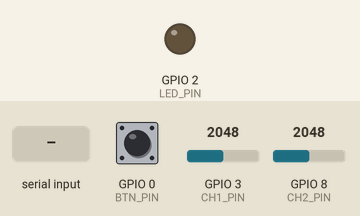
A sketch run on a simulated ESP32-S3. On the bench: output pins drawn as LEDs (lit = HIGH). Inputs (shaded band) come from the test bench; at power-on: GPIO 0 (BTN_PIN) HIGH, GPIO 3 (CH1_PIN) = 2048, GPIO 8 (CH2_PIN) = 2048 (analog values on the 0–4095 scale). What the sketch prints to the serial monitor is not drawn.

Above: at 1.3 s.
1.4 s: "90,45\n" received over Serial
2.9 s: GPIO 0 (BTN_PIN) pulled LOW for 0.15 s
At 3.3 s:
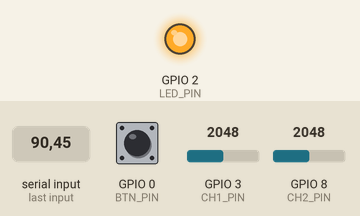
5.9 s: GPIO 0 (BTN_PIN) pulled LOW for 1 s
At 32.0 s:
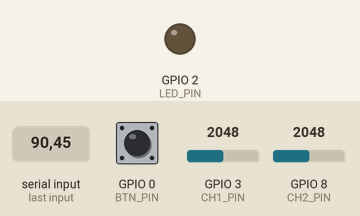
Timing chart, 0 to 32.5 s (numbered marks = the images above; inputs shaded):
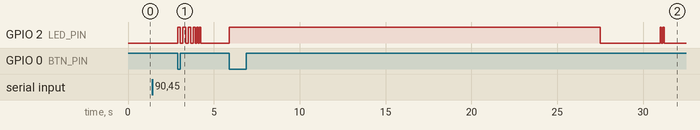

The sketch:

emg_collection.ino
```cpp
// ============================================================
//  sEMG Data Collection  —  ESP32-S3-N16R8 + 2× Muscle Sensor v3
//  RP06: sEMG-Controlled Robotic Arm (Salma Farid)
// ============================================================
//
//  Muscle Sensor v3 (Advancer Technologies) — what the sensor
//  actually outputs:
//    Each sensor is a three-lead DIFFERENTIAL sensor. It has 3
//    electrode connections (RED, BLUE, BLACK) but only ONE analog
//    output (SIG pin). Internally it performs:
//      1. Differential amplification of the two active electrodes
//      2. Bandpass filtering (passes EMG frequency content)
//      3. Full-wave rectification  →  signal is ALWAYS ≥ 0
//      4. Smoothing/integration    →  amplitude envelope
//    The SIG pin therefore outputs the rectified+smoothed EMG
//    envelope (0 V to +Vs), NOT raw bipolar EMG.
//
//  ── PIN SELECTION (ESP32-S3-N16R8 specific) ──────────────────────
//  The N16R8 variant has 8 MB of octal-SPI PSRAM. Espressif reserves
//  GPIO33–GPIO37 for the PSRAM bus (SPIIO4–SPIIO7 + SPIDQS).
//  GPIO34 and GPIO35 are NOT free — reading them gives garbage.
//
//  Use ADC1 only (GPIO1–GPIO10). ADC2 (GPIO11–GPIO20) shares hardware
//  with Wi-Fi and is unreliable. All ADC1 pins on the S3 are also
//  touch-capable, but touch does NOT interfere unless touchRead() is
//  called explicitly. GPIO3 and GPIO8 are chosen here: clear of boot
//  pins (0,2,3), USB (19,20), UART0 (43,44), and PSRAM (33–37).
//
//  WIRING — Sensor 1 (forearm EXTENSOR side, GPIO3)
//    RED   cable → electrode on forearm extensor muscle belly center
//    BLUE  cable → electrode on forearm extensor muscle belly end
//    BLACK cable → reference electrode on bony landmark (e.g. elbow)
//    SIG   pin   → voltage divider → GPIO3  (ADC1_CH3)
//    GND   pin   → ESP32-S3 GND
//    +Vs   pin   → +9 V battery positive terminal
//    -Vs   pin   → -9 V battery negative terminal
//    PWR GND pin → junction between the two 9 V batteries
//
//  WIRING — Sensor 2 (forearm FLEXOR side, GPIO8)
//    RED   cable → electrode on forearm flexor muscle belly center
//    BLUE  cable → electrode on forearm flexor muscle belly end
//    BLACK cable → reference electrode on bony landmark (wrist)
//    SIG   pin   → voltage divider → GPIO8  (ADC1_CH4)
//    GND   pin   → ESP32-S3 GND
//    +Vs / -Vs / PWR GND → same dual 9 V supply as Sensor 1
//
//  Voltage divider (each sensor's SIG):
//    Vout = Vin × 22 kΩ / (56 kΩ + 22 kΩ) = 0.282 × Vin
//    Max output: 9 V × 0.282 = 2.54 V  →  safe for 3.3 V ESP32-S3 ✓
//
//  Protocol (mirrors procedure.pptx):
//    5 cycles × 10 gestures × 6 s recording = 50 trials/participant
//    Operator advances slide deck then presses button (or sends any
//    Serial byte) to start each 6-second recording window.
//
//  Serial output (921600 baud) — CSV, one row per sample:
//    participant_id,cycle,gesture_name,gesture_id,trial,sample_idx,ch1,ch2
//    ch1 = Sensor 1 raw ADC value (0–4095), ch2 = Sensor 2
// ============================================================

#include <Arduino.h>

// ── Configuration ────────────────────────────────────────────────
static constexpr int    SAMPLE_RATE_HZ    = 2000;
static constexpr int    SAMPLE_PERIOD_US  = 1000000 / SAMPLE_RATE_HZ; // 500 µs
static constexpr int    SAMPLES_PER_TRIAL = SAMPLE_RATE_HZ * 6;       // 12 000
static constexpr int    NUM_CYCLES        = 5;
static constexpr int    NUM_GESTURES      = 10;

// ADC1 pins — GPIO3 and GPIO8 are safe on the N16R8 board
// (GPIO33–37 are reserved for the octal PSRAM; do not use them)
static constexpr int    CH1_PIN    = 3;    // ADC1_CH2 — Sensor 1 (extensor)
static constexpr int    CH2_PIN    = 8;    // ADC1_CH7 — Sensor 2 (flexor)
static constexpr int    LED_PIN    = 2;    // Onboard LED
static constexpr int    BTN_PIN    = 0;    // Boot button (active LOW)

// ── Gesture manifest (order matches procedure.pptx) ──────────────
// Label IDs are fixed — must match Python pipeline constants.
static const char* GESTURE_NAMES[NUM_GESTURES] = {
    "REST",       // 0
    "EXTENSION",  // 1
    "FLEXION",    // 2
    "ULNAR_DEV",  // 3
    "RADIAL_DEV", // 4
    "GRIP",       // 5
    "ABDUCTION",  // 6
    "ADDUCTION",  // 7
    "SUPINATION", // 8
    "PRONATION"   // 9
};

// ── Sample buffer: 12 000 samples × 2 channels = 48 KB ───────────
// Sampling and Serial streaming are separated: we fill the buffer
// at exact timing, then stream it after the trial is complete so
// Serial I/O never interferes with the 500 µs sampling loop.
static uint16_t sampleBuf[SAMPLES_PER_TRIAL][2];

// ── State ────────────────────────────────────────────────────────
static int participantID = 0;

// ─────────────────────────────────────────────────────────────────
// Helpers
// ─────────────────────────────────────────────────────────────────
static void blinkLED(int n, int halfPeriodMs) {
    for (int i = 0; i < n; i++) {
        digitalWrite(LED_PIN, HIGH); delay(halfPeriodMs);
        digitalWrite(LED_PIN, LOW);  delay(halfPeriodMs);
    }
}

// Block until boot button (active LOW) or any Serial byte arrives.
static void waitForTrigger() {
    while (digitalRead(BTN_PIN) == HIGH && !Serial.available()) delay(5);
    while (Serial.available()) Serial.read(); // flush any queued bytes
}

// 8× oversampling: sample each channel 8 times per output sample and average.
// Effective output rate stays at 2000 Hz; each read group takes ~62.5 µs,
// well within the 500 µs period. Gains ~1.5 ENOB vs single reads.
static constexpr int    OVERSAMPLE    = 8;
static constexpr int    OS_PERIOD_US  = SAMPLE_PERIOD_US / OVERSAMPLE;  // ~62 µs

static void collectTrial() {
    unsigned long nextSampleTime = micros();
    for (int i = 0; i < SAMPLES_PER_TRIAL; i++) {
        while ((long)(micros() - nextSampleTime) < 0) {}  // spin-wait
        uint32_t acc1 = 0, acc2 = 0;
        for (int k = 0; k < OVERSAMPLE; k++) {
            acc1 += analogRead(CH1_PIN);
            acc2 += analogRead(CH2_PIN);
        }
        sampleBuf[i][0] = (uint16_t)(acc1 / OVERSAMPLE);
        sampleBuf[i][1] = (uint16_t)(acc2 / OVERSAMPLE);
        nextSampleTime += SAMPLE_PERIOD_US;
    }
}

// Stream buffered trial as CSV rows over Serial after collection.
// ~360 KB of text; sent post-trial to keep sampling timing clean.
static void streamTrial(int cycle, int gestureID, int trial) {
    for (int i = 0; i < SAMPLES_PER_TRIAL; i++) {
        Serial.printf("%d,%d,%s,%d,%d,%d,%u,%u\n",
            participantID, cycle,
            GESTURE_NAMES[gestureID], gestureID,
            trial, i,
            sampleBuf[i][0], sampleBuf[i][1]);
    }
}

// ─────────────────────────────────────────────────────────────────
// Setup
// ─────────────────────────────────────────────────────────────────
void setup() {
    Serial.begin(921600);
    pinMode(LED_PIN, OUTPUT);
    pinMode(BTN_PIN, INPUT_PULLUP);

    // 12-bit ADC, 11 dB attenuation → input range 0–3.9 V
    // Sensor SIG through 56k/22k divider → max 2.54 V  ✓
    analogReadResolution(12);
    analogSetAttenuation(ADC_11db);

    digitalWrite(LED_PIN, LOW);
    delay(500);

    Serial.println(F("=== sEMG Data Collection System ==="));
    Serial.println(F("Board  : ESP32"));
    Serial.println(F("Sensors: 2× Muscle Sensor v3 (Advancer Technologies)"));
    Serial.println(F("Output : rectified+smoothed EMG envelope per sensor"));
    Serial.printf ("Rate   : %d Hz  |  %d samples/trial (6 s)\n",
                   SAMPLE_RATE_HZ, SAMPLES_PER_TRIAL);
    Serial.printf ("Trials : %d cycles × %d gestures = %d total\n",
                   NUM_CYCLES, NUM_GESTURES, NUM_CYCLES * NUM_GESTURES);
    Serial.println(F("---"));
    Serial.println(F("Enter participant ID then press ENTER:"));

    while (!Serial.available()) delay(10);
    participantID = Serial.parseInt();
    while (Serial.available()) Serial.read();

    Serial.printf("Participant ID set to: %d\n", participantID);
    Serial.println(F("---"));
    Serial.println(F("WIRING CHECKLIST (each sensor has 3 leads + 1 SIG output):"));
    Serial.println(F("  Sensor 1 (extensor):  RED+BLUE+BLACK on forearm extensors"));
    Serial.println(F("    SIG → 56k/22k divider → GPIO3  (ADC1_CH3)  |  GND → ESP32-S3 GND"));
    Serial.println(F("  Sensor 2 (flexor):    RED+BLUE+BLACK on forearm flexors"));
    Serial.println(F("    SIG → 56k/22k divider → GPIO8  (ADC1_CH4)  |  GND → ESP32-S3 GND"));
    Serial.println(F("  Power: +9V→+Vs, midpoint→PWR_GND, -9V→-Vs (both sensors share supply)"));
    Serial.println(F("---"));
    Serial.println(F("participant_id,cycle,gesture_name,gesture_id,trial,sample_idx,ch1,ch2"));
    Serial.println(F("Press button or send any key to begin first trial..."));
    waitForTrigger();
    blinkLED(3, 150);
}

// ─────────────────────────────────────────────────────────────────
// Main loop
// ─────────────────────────────────────────────────────────────────
void loop() {
    for (int cycle = 1; cycle <= NUM_CYCLES; cycle++) {
        Serial.printf("### CYCLE %d / %d  (P%d) ###\n",
                      cycle, NUM_CYCLES, participantID);
        blinkLED(cycle, 100);

        for (int g = 0; g < NUM_GESTURES; g++) {
            // ── Prompt operator to cue participant ────────────────
            Serial.printf("READY: %s  [cycle %d, gesture %d/%d]\n",
                          GESTURE_NAMES[g], cycle, g + 1, NUM_GESTURES);
            Serial.println(F("  Advance slide deck to matching gesture, then press button/key."));
            blinkLED(2, 80);
            waitForTrigger();

            // ── LED ON for entire 6-second recording window ───────
            digitalWrite(LED_PIN, HIGH);
            collectTrial();
            digitalWrite(LED_PIN, LOW);

            // ── Stream buffered data after trial ──────────────────
            Serial.printf("DATA_START P%d C%d G%s T%d\n",
                          participantID, cycle, GESTURE_NAMES[g], cycle);
            streamTrial(cycle, g, cycle);
            Serial.println(F("DATA_END"));

            Serial.printf("OK: %s  C%d complete.\n", GESTURE_NAMES[g], cycle);
        }

        Serial.printf("### CYCLE %d COMPLETE ###\n\n", cycle);
        blinkLED(5, 100);
        delay(1000);
    }

    Serial.printf("=== ALL %d CYCLES COMPLETE  P%d ===\n",
                  NUM_CYCLES, participantID);
    Serial.println(F("Data collection finished. You may disconnect."));
    digitalWrite(LED_PIN, HIGH); // solid LED = all done
    while (true) delay(1000);
}
```

Measured:
- after the input at 2.9 s, GPIO 2 (LED_PIN): LOW → HIGH at once, then repeats every 0.20 s: HIGH 0.10 s, LOW 0.10 s
- after the input at 5.9 s, GPIO 2 (LED_PIN): goes HIGH 21.6 s, LOW 3.5 s, HIGH 0.08 s, LOW 0.08 s, HIGH 0.08 s, then LOW, starting at once
